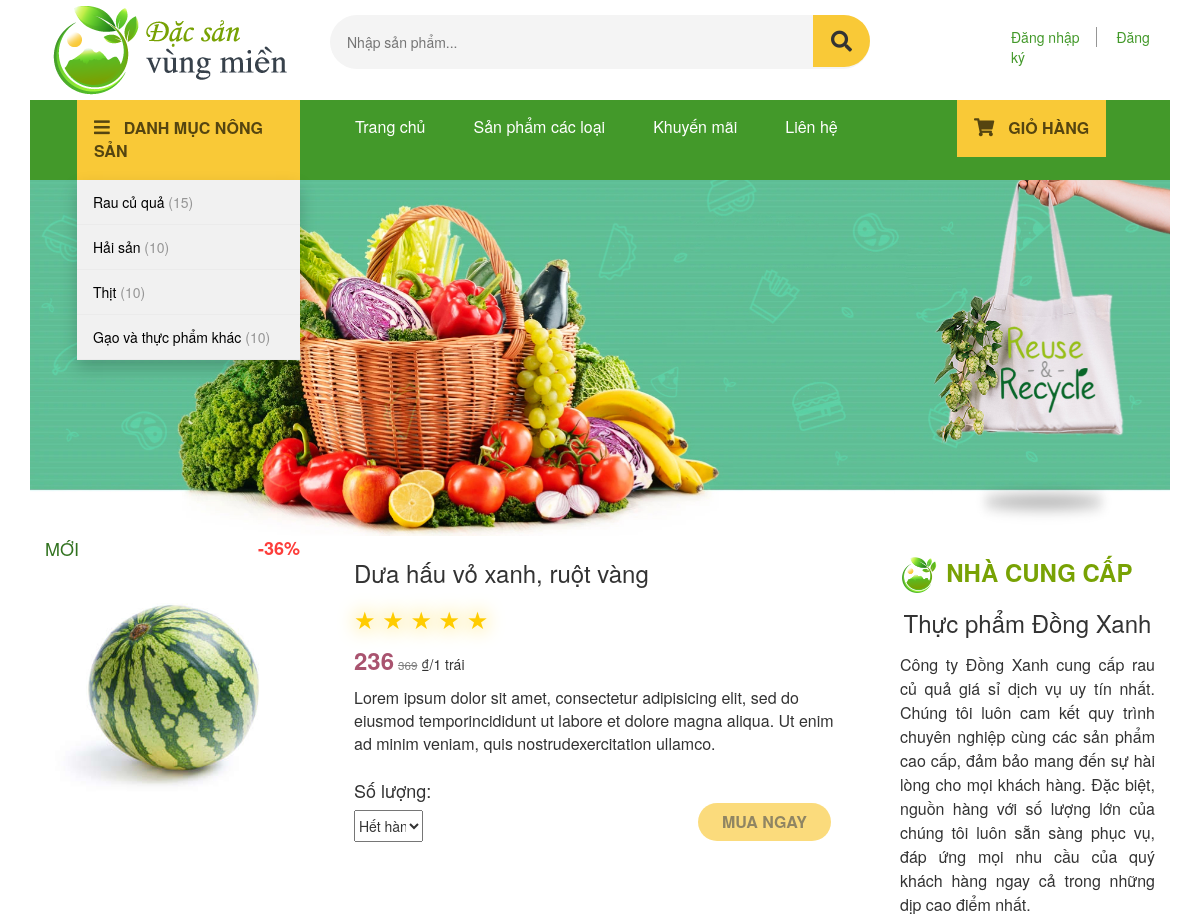
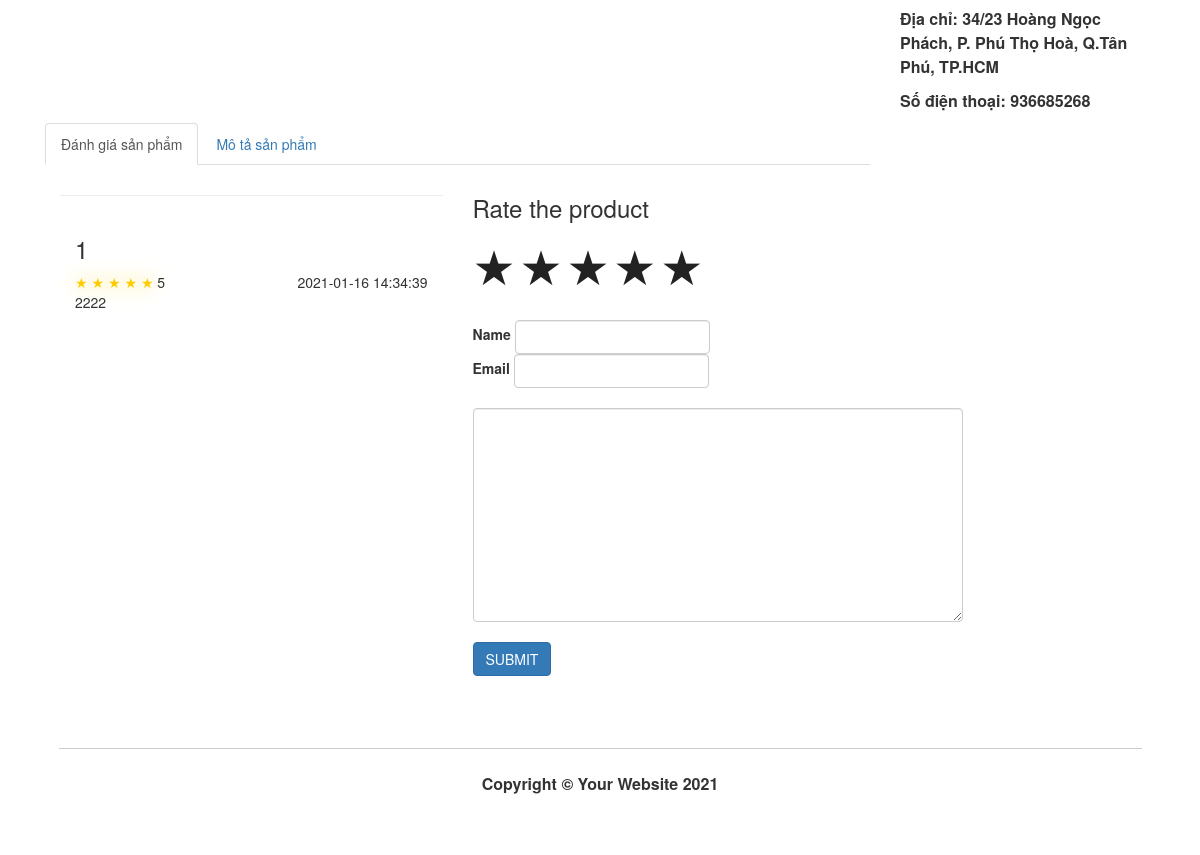
The page /item.php?id=3&star=0 on the database its author committed (2 pictures, top to bottom).
### tables this page shows
CREATE TABLE `categories` (
  `cat_id` int(11) NOT NULL,
  `cat_title` varchar(255) NOT NULL
);

CREATE TABLE `products` (
  `product_id` int(11) NOT NULL,
  `product_title` varchar(255) NOT NULL,
  `product_category_id` int(11) NOT NULL,
  `is_product_new` tinyint(1) NOT NULL,
  `is_product_sale` tinyint(1) NOT NULL,
  `product_current_price` double NOT NULL,
  `product_original_price` double NOT NULL,
  `product_price_unit` varchar(255) NOT NULL,
  `product_description` text NOT NULL,
  `short_desc` text NOT NULL,
  `product_image` varchar(255) NOT NULL,
  `product_remain` int(11) NOT NULL
);

CREATE TABLE `supplier` (
  `supplier_id` int(11) NOT NULL,
  `supplier_name` varchar(255) NOT NULL,
  `cat_id` int(11) NOT NULL,
  `supplier_short_desc` text NOT NULL,
  `supplier_address` varchar(255) NOT NULL,
  `supplier_phone` int(255) NOT NULL
);

CREATE TABLE `rating` (
  `rating_id` int(10) NOT NULL,
  `product_id` int(11) NOT NULL,
  `user_id` int(15) NOT NULL,
  `star` int(1) NOT NULL,
  `comment` text NOT NULL,
  `datetime` datetime NOT NULL
);

### resource/functions.php (called while the page is built, shortened)
<?php
function query($sql) {
    global $connection;
    return mysqli_query($connection, $sql);
}
function escape_string($string){
    global $connection;
    return mysqli_real_escape_string($connection, $string);
}
function fetch_array($result){
    return mysqli_fetch_array($result);
}
function update_param($key, $value){
    $params           = array_merge($_GET, array($key => $value));
    $new_query_string = http_build_query($params);
    return $new_query_string;
}
function remove_param($key) {
    $params = $_GET;
    unset($params[$key]);
    $new_query_string = http_build_query($params);
    return $new_query_string;
}
?>

### public/item.php (the view, shortened to what this page needs)
<?php include(TEMPLATE_FRONT . DS . "header.php") ?>
<?php include(TEMPLATE_FRONT . DS . "main-banner.php") ?>
    <?php
        $query = query("SELECT * FROM product_info WHERE product_id = " . escape_string($_GET['id']));
        $row = fetch_array($query);
        $isNew = $row['is_product_new'];
        $isSale = $row['is_product_sale'];
        $saleRate = round(100 - $row['product_current_price']/$row['product_original_price']*100);
        $productPrice = $row['product_current_price'];
        $originalPrice = $row['product_original_price'];
        $rating = $row['product_star'];
        $shortDesc = $row['short_desc'];
        $productRemain = $row['product_remain'];
        $unit = $row['product_price_unit'];
    ?>
<div class="row">
        <div class="col-md-3">
            <div class="img-container img-responsive">
                <div class="item-header">
                <div class="is-new" <?php if($isNew){?>style="visibility:visible; font-size:18px; font-weight:500;"<?php }?>>
                                    MỚI
                                </div>
                                <div class="sale-rate" <?php if($isSale){?>style="visibility:visible; font-size:18px; font-weight:600;"<?php }?>>
                                    -<?php echo $saleRate ?>%
                                </div>
                    </div>
                    <img class="img-responsive" src="images/<?php echo $row['product_image']; ?>" alt="">
            </div>
        </div>
    <div class="col-md-6">
        <div class="thumbnail" style="border: none;">
            <div class="caption-full" style="padding: 24px;">
                    <h3 style="margin-top: 0; margin-bottom: 0;"><?php echo $row['product_title']; ?></h3>
                <div class="ratings" style="padding-left: 0;">
                    <h3>
                        <span class="rate">
                            <i class="star1 <?php if($rating>=1){?>active<?php }?>">★</i>
                            <i class="star2 <?php if($rating>=2){?>active<?php }?>">★</i>
                            <i class="star3 <?php if($rating>=3){?>active<?php }?>">★</i>
                            <i class="star4 <?php if($rating>=4){?>active<?php }?>">★</i>
                            <i class="star5 <?php if($rating>=5){?>active<?php }?>">★</i>
                        </span>
                    </h3>
                </div>
                <span class="current-price"><?php echo $productPrice ?></span>
                <span class="original-price"><?php echo $originalPrice ?></span> &#8363;/<?php echo $unit ?></p>
                <p style="font-size: 16px;"><?php echo $shortDesc; ?></p>
                <form action="cart.php" method="POST">
                    <div class="form-group">
                        <div class="col-md-6" style="padding-left: 0; margin: 0px 0 24px 0;">
                        <h4>Số lượng:</h4>
                        <select name="number" style="width: 30%; height: 32px;">
                                <?php if($productRemain <= 0){ ?>
                                    <option value=0>Hết hàng</option>
                                <?php } ?>
                        </select>
                        </div>
                        <div class="col-md-6" style="text-align: right; margin: 32px 0 24px 0;">
                        <input type="submit" class="btn" value="MUA NGAY" style="padding: 8px 24px 8px 24px; border-radius: 24px; border: none; background-color: #f9c937;
                        font-weight: 600; color: #554510; font-size: 16px;" <?php if($productRemain <= 0){?> disabled <?php } ?> >
                        </div>
                    </div>
                </form>
            </div>
        </div>
    </div>
    <div class="col-md-3">
        <h3 style="color: #78a204; font-weight: 700;"><img src="images/logo_hinh.png" alt="" style="width:15%; margin-right: 8px;">NHÀ CUNG CẤP</h3>
        <?php
        $query = query("SELECT * FROM supplier JOIN categories ON supplier.cat_id = categories.cat_id");
        $row = fetch_array($query);
        $supplierName = $row['supplier_name'];
        $supplierShort = $row['supplier_short_desc'];
        $supplierAddress = $row['supplier_address'];
        $supplierPhone = $row['supplier_phone'];
    ?>
        <h3 style="text-align: center; margin-top: 16px;"><?php echo $supplierName ?></h3>
        <p style="font-size: 16px; line-height: 1.5em; text-align: justify; margin-top: 16px;"><?php echo $supplierShort ?></p>
        <p style="font-weight: 600; line-height: 1.5em; font-size: 16px;">Địa chỉ: <span><?php echo $supplierAddress;?></span></p>
        <p style="font-weight: 600; line-height: 1.5em; font-size: 16px;">Số điện thoại: <span><?php echo $supplierPhone;?></span></p>
    </div>
</div>
<div class="row">
    <div class="col-md-9">
    <div role="tabpanel">
<ul class="nav nav-tabs" role="tablist">
    <li role="presentation" class="active"><a href="#home" aria-controls="home" role="tab"
            data-toggle="tab">Đánh giá sản phẩm</a></li>
    <li role="presentation"><a href="#profile" aria-controls="profile" role="tab"
            data-toggle="tab">Mô tả sản phẩm</a></li>
</ul>
<div class="tab-content">
    <div role="tabpanel" class="tab-pane active" id="profile">
        <div class="col-md-6  scroll-vertical">
        <?php
            $query = query("SELECT * FROM rating WHERE product_id = " . escape_string($_GET['id']));
            while($row = fetch_array($query)):
                $userID = $row['user_id'];
                $star = $row['star'];
                $comment = $row['comment'];
                $dateTime = $row['datetime']
        ?>
            <hr>
            <div class="row">
                <div class="col-md-12">
                    <h3><?php echo $userID ?></h3>
                    <span class="rate">
                        <i class="star1 <?php if($star>=1){?>active<?php }?>">★</i>
                        <i class="star2 <?php if($star>=2){?>active<?php }?>">★</i>
                        <i class="star3 <?php if($star>=3){?>active<?php }?>">★</i>
                        <i class="star4 <?php if($star>=4){?>active<?php }?>">★</i>
                        <i class="star5 <?php if($star>=5){?>active<?php }?>">★</i>
                    </span>
                    <?php echo $star ?>
                    <span class="pull-right"><?php echo $dateTime ?></span>
                    <p><?php echo $comment ?></p>
                </div>
            </div>
        <?php
            endwhile;
        ?>
        </div>
        <div class="col-md-6" >
            <h3>Rate the product</h3>
            <form action="product_rating.php?<?php echo remove_param("star");?>#rating" class="form-inline" method="GET">
                <div>
                    <?php
                        if(isset($_GET['star']))
                            $commentStar = escape_string($_GET['star']);
                    ?>
                    <span class="rate">
                        <a class="star1 <?php if($commentStar>=1){?>active<?php }?>" href="?<?php echo update_param("star",1)?>#rating">★</a>
                        <a class="star2 <?php if($commentStar>=2){?>active<?php }?>" href="?<?php echo update_param("star",2)?>#rating">★</a>
                        <a class="star3 <?php if($commentStar>=3){?>active<?php }?>" href="?<?php echo update_param("star",3)?>#rating">★</a>
                        <a class="star4 <?php if($commentStar>=4){?>active<?php }?>" href="?<?php echo update_param("star",4)?>#rating">★</a>
                        <a class="star5 <?php if($commentStar>=5){?>active<?php }?>" href="?<?php echo update_param("star",5)?>#rating">★</a>
                    </span>
                </div>
                <div <?php if(!isset($_GET["star"])){?>style="display:none"<?php }?>>
                    <br>
                    <div class="form-group">
                        <label for="">Name</label>
                        <input type="text" class="form-control" name="userName">
                    </div>
                    <div class="form-group">
                        <label for="">Email</label>
                        <input type="test" class="form-control" name="userEmail">
                    </div>
                    <br><br>
                    <div class="form-group">
                        <textarea name="userComment" id="" cols="60" rows="10" class="form-control"></textarea>
                    </div>
                    <br><br>
                    <div class="form-group">
                        <input type="submit" class="btn btn-primary" value="SUBMIT">
                    </div>
                </div>
            </form>
        </div>
    </div>
</div>
</div>
    </div>
    <div class="col-md-3">
    </div>
</div>
<?php include(TEMPLATE_FRONT . DS . "footer.php") ?>

### resource/templates/front/header.php (shortened to what this page needs)
<?php
    $isLoggedin = isset($_SESSION['idLogin']) ? $_SESSION['idLogin'] : false;
    $loggedinID = $isLoggedin ? $_SESSION['idLogin'] : "";
?>
<!DOCTYPE html>
<html lang="en">
<head>
    <link href="//maxcdn.bootstrapcdn.com/bootstrap/3.3.0/css/bootstrap.min.css"
    rel="stylesheet" id="bootstrap-css">
    <link rel="stylesheet" href="https://pro.fontawesome.com/releases/v5.10.0/css/all.css"
/>
    <link rel="stylesheet" href="css/fontawesome.min.css">
    <link href="css/shop-homepage.css" rel="stylesheet">
    <link href="css/homepage.css" rel="stylesheet">
    <link href="css/style.css" rel="stylesheet">
</head>
<body>
    <div class="container-fluid">
        <div class="container">
              <div class="_header">
                <div class="row">
                    <div class="col-md-3 site-branding">
                        <a href="index.php">
                          <img src="images/logo.png" alt="Logo">
                        </a>
                    </div>
                    <div class="col-md-6 site-search">
                        <form  method="GET" action="category.php">
                            <input type="search" id="product-search-field" class="search-field" placeholder="Nhập sản phẩm..." name="search">
                            <button type="submit" value="search_1"><i class="fas fa-search"></i></button>
                        </form>
                    </div>
                    <div class="col-md-3 sign-in">
                    <?php
                        if($isLoggedin) {
                            $query = query("SELECT * FROM users where user_id = $loggedinID");
                            confirm($query);
                            $row = fetch_array($query);
                            $userID = $row['user_id'];
                            $userName = $row['username'];
                                echo "Xin chào $userName";?>
                                <form action="logout.php" method="POST">
                                    <button name="logout" class="sign-up-1" style="border: none;"> Đăng xuất </button>
                                </form>
                        <?php
                        } else { ?>
                        <a href="login.php" class="sign-up-1">Đăng nhập</a>
                        <a href="signup.php" class="sign-up-2">Đăng ký</a>
                        <?php } ?>
                    </div>
                </div>
              </div>
              <nav class="container-fluid navbar-expand-lg navbar-light">
                <div class="row">
                    <div class="col-md-3">
                        <div class="dropdown">
                            <div class="dropbtn"><span><i class="fas fa-bars"></i></span>DANH MỤC NÔNG SẢN</div>
                            <div class="dropdown-content">
                            <?php
                                $queryString = "SELECT product_category_id, cat_title, cat_id, COUNT(product_id) AS total FROM products JOIN categories
                                ON categories.cat_id = products.product_category_id GROUP BY product_category_id ";
                                $query = query($queryString);
                                while($row = fetch_array($query)):
                                    $total = $row['total'];
                                    $categoryName = $row['cat_title'];
                                    $categoryID = $row['cat_id'];
                            ?>
                                <a href="category.php?cat=<?php echo $categoryID?>&page=1&filter=0"><?php echo $categoryName?> <span>(<?php echo $total?>)</span></a>
                                <?php endwhile ?>
                            </div>
                        </div>
                    </div>
                    <div class="col-md-6 navbar" style="text-align:center;">
                        <a href="index.php">Trang chủ</a>
                        <a href="category.php?cat=1&page=1&filter=0">Sản phẩm các loại</a>
                        <a href="news.php">Khuyến mãi</a>
                        <a href="">Liên hệ</a>
                    </div>
                    <div class="col-md-3 shopping-cart">
                        <button class="dropbtn"><span><i class="fas fa-shopping-cart"></i></span>GIỎ HÀNG</button>
                    </div>
                </div>
            </nav>

### rows shown on the page
categories: cat_title "Rau củ quả", total "15"
categories: cat_title "Hải sản", total "10"
categories: cat_title "Thịt", total "10"
categories: cat_title "Gạo và thực phẩm khác", total "10"
products: saleRate "36", product_image (picture), product_title "Dưa hấu vỏ xanh, ruột vàng", product_current_price "236", product_original_price "369", product_price_unit "1 trái", short_desc "Lorem ipsum dolor sit amet, consectetur adipisicing elit, sed do eiusmod temporincididunt ut labore et dolore magna aliqua. Ut enim ad minim veniam, quis nostrudexercitation ullamco.", number "Hết hàng", product_remain "MUA NGAY"
supplier: supplier_name "Thực phẩm Đồng Xanh", supplier_short_desc "Công ty Đồng Xanh cung cấp rau củ quả giá sỉ dịch vụ uy tín nhất. Chúng tôi luôn cam kết quy trình chuyên nghiệp cùng các sản phẩm cao cấp, đảm bảo mang đến sự hài lòng cho mọi khách hàng. Đặc biệt, nguồn hàng với số lượng lớn của chúng tôi luôn sẵn sàng phục vụ, đáp ứng mọi nhu cầu của quý khách hàng ngay cả trong những dịp cao điểm nhất.", supplier_address "34/23 Hoàng Ngọc Phách, P. Phú Thọ Hoà, Q.Tân Phú, TP.HCM", supplier_phone "936685268"
rating: user "1", star "5", datetime "2021-01-16 14:34:39", comment "2222"
